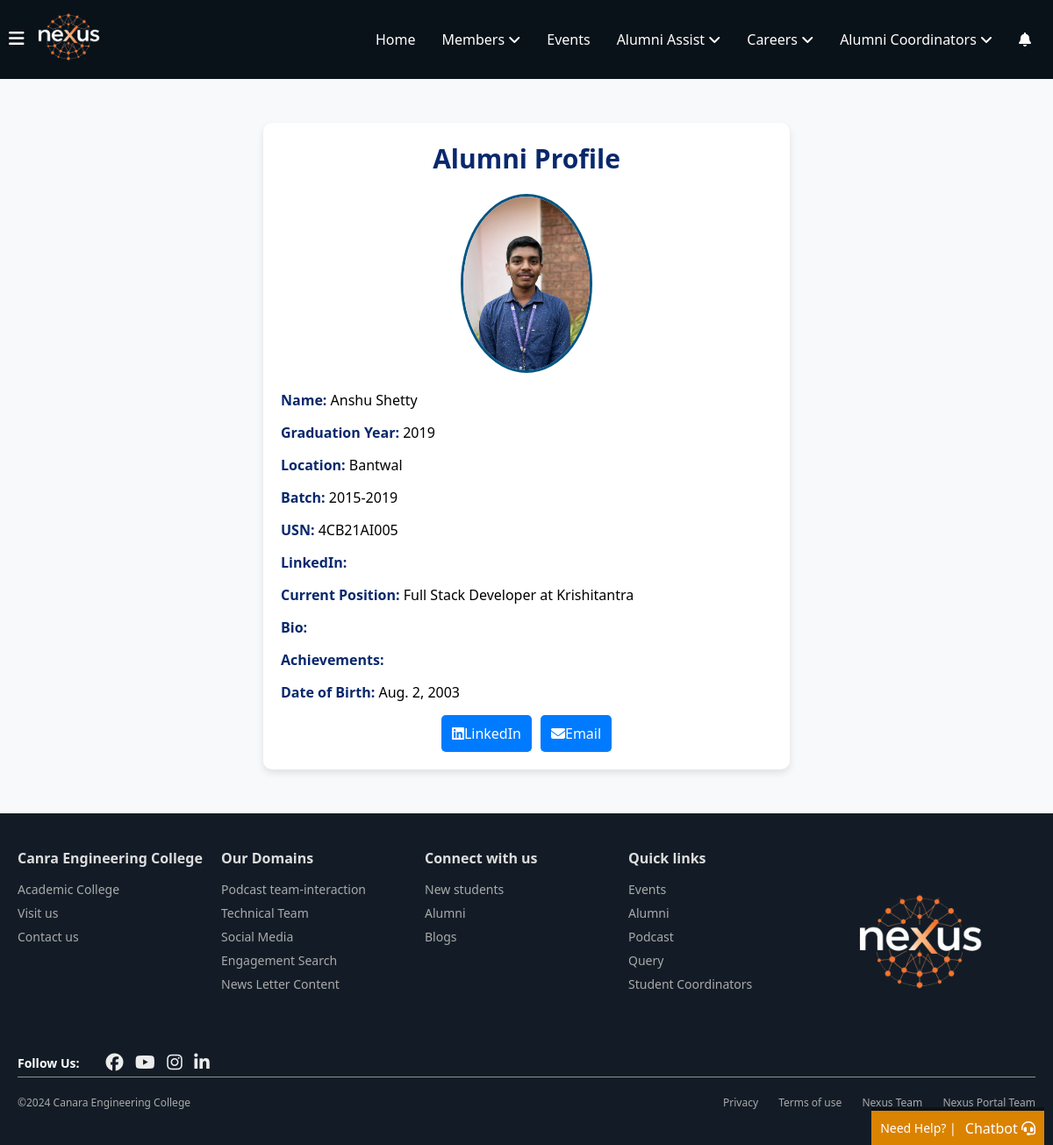
The app's page /achievements/Alumni_Profile/5/ with its own data.
### alumni_details/models.py (models this page shows, shortened)
class Alumni(models.Model):
    alumni_id = models.AutoField(primary_key=True)
    user = models.OneToOneField(User, on_delete=models.CASCADE, related_name="alumni_profile")
    first_name = models.CharField(max_length=100, db_index=True)
    last_name = models.CharField(max_length=100, db_index=True)
    phone_number = models.CharField(max_length=15, blank=True, null=True)  # Allows optional phone number
    graduation_year = models.IntegerField(db_index=True)  # Added index for graduation year
    location = models.CharField(max_length=255, blank=True, null=True)  # Optional location
    job_location=models.CharField(max_length=255,blank=True,null=True,db_index=True)
    profile_picture = models.ImageField(upload_to='photos/', blank=True, null=True, default='photos/default.png', validators=[validate_image_size])  # Add validator here
    batch = models.CharField(max_length=10)
    usn = models.CharField(max_length=20, unique=True)
    linkedin_url = models.URLField(max_length=255, blank=True, null=True)  # Optional LinkedIn URL
    facebook_url = models.URLField(max_length=255, blank=True, null=True)  # Optional Facebook URL
    instagram_url = models.URLField(max_length=255, blank=True, null=True)  # Optional Instagram URL
    twitter_url = models.URLField(max_length=255, blank=True, null=True)  # Optional Twitter URL
    youtube_url = models.URLField(max_length=255, blank=True, null=True)  # Optional YouTube URL
    current_position = models.CharField(max_length=255, db_index=True, null=True)
    branch = models.CharField(max_length=100, db_index=True)  # Added index for branch
    company_name = models.CharField(max_length=255, db_index=True, null=True)  # Added index for company name
    bio = models.TextField(blank=True, null=True)  # Optional bio
    achievements = models.TextField(blank=True, null=True)  # Optional achievements
    dob = models.DateField()
    is_alumni = models.BooleanField(default=True)
    personal_email = models.EmailField(blank=True, null=True, unique=True)  # Add personal email field
    profile_views = models.IntegerField(default=generate_random_views)  # Random views between 1-10
    uuid = models.UUIDField(default=uuid.uuid4, editable=False, unique=True)
    class Meta:
        indexes = [
            models.Index(fields=['first_name']),
            models.Index(fields=['last_name']),
            models.Index(fields=['current_position']),
            models.Index(fields=['graduation_year']),  # Index for faster filtering by graduation year
            models.Index(fields=['branch']),  # Index for faster filtering by branch
            models.Index(fields=['company_name']),  # Index for faster filtering by company name
            models.Index(fields=['job_location'])
        ]

### achievements/views.py (the view)
# urls.py: path('Alumni_Profile/<int:alumni_id>/', alumni_profile, name='alumni_profile'),
def alumni_profile(request, alumni_id):
    alumni = get_object_or_404(Alumni, pk=alumni_id)  # Fetch the alumni details using their ID
    return render(request, 'alumni_details/single-alumni-profile.html', {'alumni': alumni})

### notifications/context_processors.py (called while the page is built)
def notification_count(request):
    if request.user.is_authenticated:
        unread_count = Notification.objects.filter(
            recipient=request.user,
            viewed=False
        ).count()
        return {'unread_notifications_count': unread_count}
    return {'unread_notifications_count': 0}

### alumni_details/templates/alumni_details/single-alumni-profile.html (shortened to what this page needs)
{% extends 'home/layout.html' %}
{% load static %}
{% block content %}
<div class="profile-container">
    <h2>Alumni Profile</h2>
    {% if alumni.profile_picture %}
        <img src="{{ alumni.profile_picture.url }}" class="profile-img" alt="{{ alumni.first_name }}'s Profile Picture">
    {% else %}
        <img src="{% static 'alumni_details/assets/default.png' %}" class="profile-img" alt="Default Profile Picture">
    {% endif %}
    <div class="profile-detail">
        <strong>Name:</strong> {{ alumni.first_name }} {{ alumni.last_name }}
    </div>
    <div class="profile-detail">
        <strong>Graduation Year:</strong> {{ alumni.graduation_year }}
    </div>
    <div class="profile-detail">
        <strong>Location:</strong> {{ alumni.location }}
    </div>
    <div class="profile-detail">
        <strong>Batch:</strong> {{ alumni.batch }}
    </div>
    <div class="profile-detail">
        <strong>USN:</strong> {{ alumni.usn }}
    </div>
    <div class="profile-detail">
        <strong>LinkedIn:</strong> <a href="{{ alumni.linkedin_url }}" target="_blank">{{ alumni.linkedin_url }}</a>
    </div>
    <div class="profile-detail">
        <strong>Current Position:</strong> {{ alumni.current_position }} at {{ alumni.company_name }}
    </div>
    <div class="profile-detail">
        <strong>Bio:</strong> {{ alumni.bio }}
    </div>
    <div class="profile-detail">
        <strong>Achievements:</strong> {{ alumni.achievements }}
    </div>
    <div class="profile-detail">
        <strong>Date of Birth:</strong> {{ alumni.dob }}
    </div>
    <div class="social-links">
        <a class="connect-btn" href="{{ alumni.linkedin_url }}" target="_blank">
            <i class="fa-brands fa-linkedin"></i> LinkedIn
        </a>
        <a class="connect-btn" href="mailto:{{ alumni.personal_email }}">
            <i class="fa-solid fa-envelope"></i> Email
        </a>
    </div>
</div>
{% endblock %}

### home/static/home/navbar.css (style rules this page uses)
* { margin: 0; padding: 0; box-sizing: border-box; font-family: 'Segoe UI', Tahoma, Geneva, Verdana, sans-serif; }
a { text-decoration: none; color: white; }

### alumni_details/templates/alumni_details/single-alumni-profile.html (style rules this page uses)
body { font-family: Arial, sans-serif; background-color: #f8f9fa; }
.profile-container { max-width: 600px; margin: 50px auto; background-color: #ffffff; border-radius: 10px; box-shadow: 0 4px 8px rgba(0, 0, 0, 0.1); padding: 20px; }
h2 { text-align: center; color: rgb(9, 40, 108); font-size: 30px; margin-bottom: 20px; }
.profile-img { width: 150px; border-radius: 50%; border: 3px solid #005582; display: block; margin: 0 auto 20px; }
.profile-detail { margin-bottom: 15px; }
.profile-detail strong { color: rgb(9, 40, 108); }
.social-links { display: flex; justify-content: center; gap: 10px; margin-top: 15px; }
.connect-btn { display: flex; align-items: center; background-color: #007bff; border: none; border-radius: 5px; padding: 10px 12px; cursor: pointer; text-decoration: none; transition: background-color 0.3s ease; color: white; }

### records on screen
Alumni: profile_picture (picture), first_name "Anshu", last_name "Shetty", graduation_year "2019", location "Bantwal", batch "2015-2019", usn "4CB21AI005", current_position "Full Stack Developer", company_name "Krishitantra", dob "Aug. 2, 2003"
